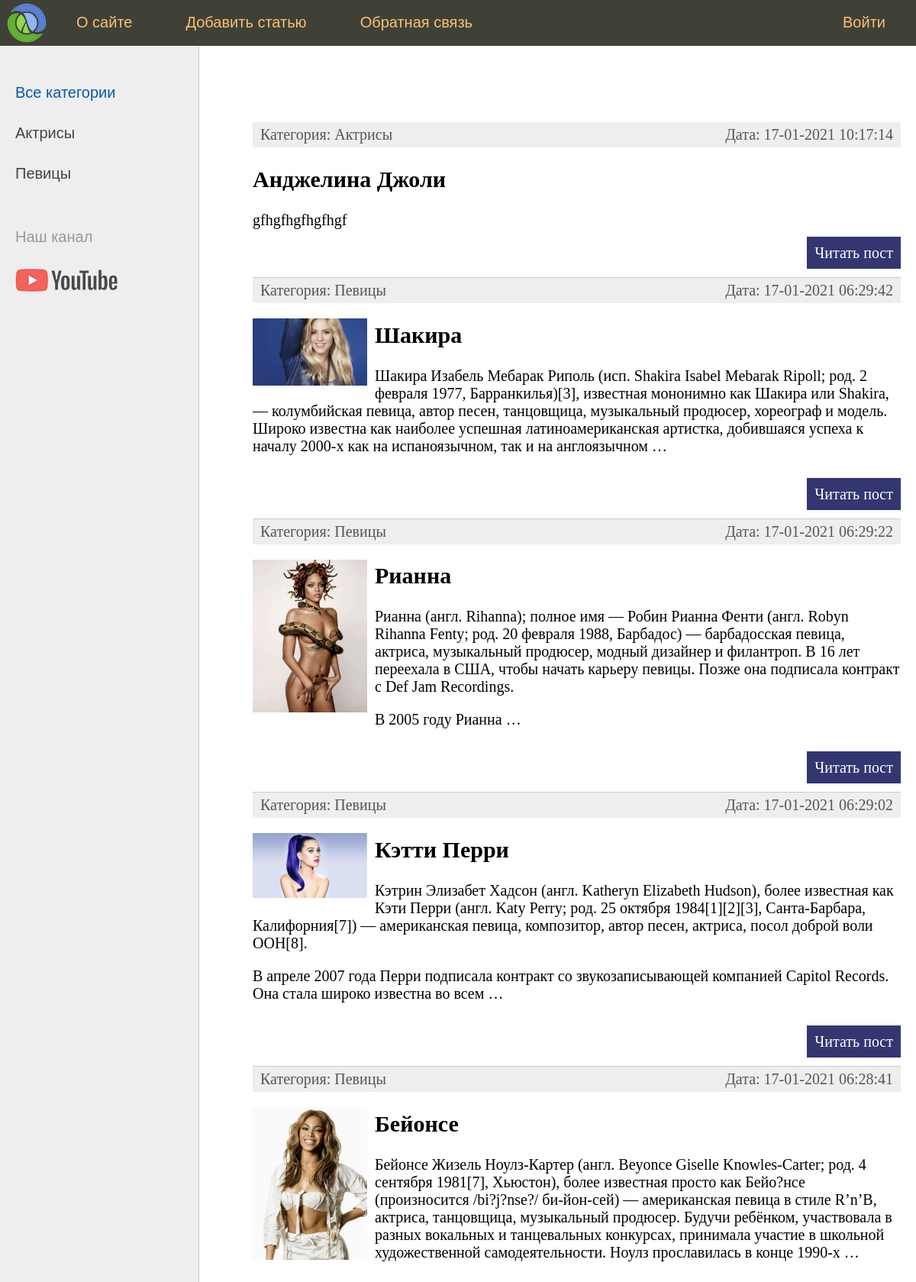
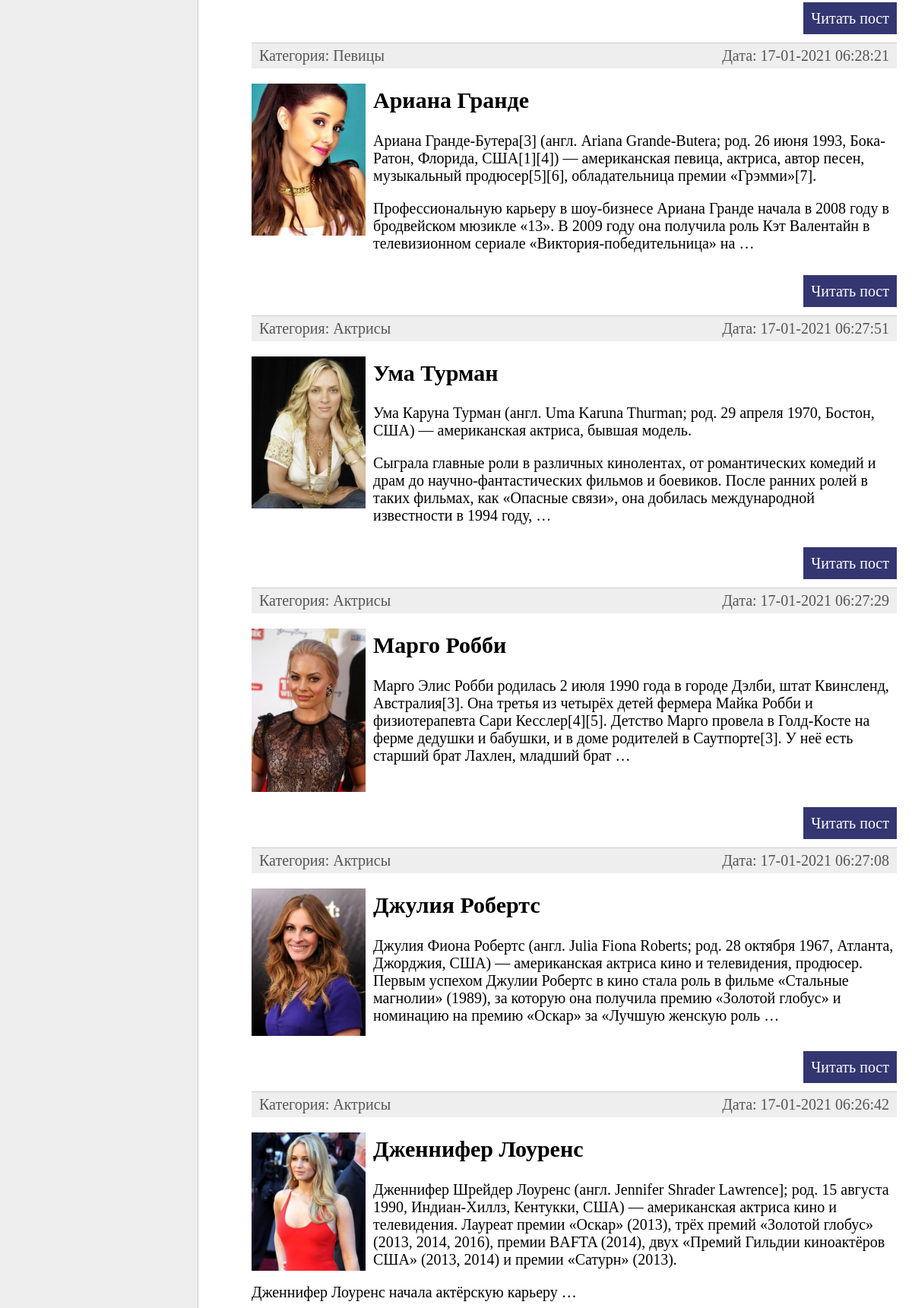
The page / (upper part) on the database its author committed (2 pictures, top to bottom).
### women/models.py (models this page shows, shortened)
class Category(models.Model):
    name = models.CharField(max_length=100, db_index=True, verbose_name="Категория")
    slug = models.SlugField(max_length=255, unique=True, db_index=True, verbose_name="URL")
    def __str__(self):
        return self.name
    def get_absolute_url(self):
        return reverse('category', kwargs={'cat_id': self.pk})
    class Meta:
        verbose_name = 'Категория'
        verbose_name_plural = 'Категории'
        ordering = ['id']

class Women(models.Model):
    title = models.CharField(max_length=255, verbose_name="Заголовок")
    slug = models.SlugField(max_length=255, unique=True, db_index=True, verbose_name="URL")
    content = models.TextField(blank=True, verbose_name="Текст статьи")
    photo = models.ImageField(upload_to="photos/%Y/%m/%d/", verbose_name="Фото")
    time_create = models.DateTimeField(auto_now_add=True, verbose_name="Время создания")
    time_update = models.DateTimeField(auto_now=True, verbose_name="Время изменения")
    is_published = models.BooleanField(default=True, verbose_name="Публикация")
    cat = models.ForeignKey('Category', on_delete=models.PROTECT, verbose_name="Категории")
    def get_absolute_url(self):
        return reverse('post', kwargs={'post_slug': self.slug})
    class Meta:
        verbose_name = 'Известные женщины'
        verbose_name_plural = 'Известные женщины'
        ordering = ['-time_create', 'title']

### women/views.py (the view)
# urls.py: path('', index, name='home'),
def index(request):
    posts = Women.objects.all()
    context = {
        'posts': posts,
        'menu': menu,
        'title': 'Главная страница',
        'cat_selected': 0,
    }
    return render(request, 'women/index.html', context=context)

### women/templatetags/women_tags.py (called while the page is built)
@register.inclusion_tag('women/list_categories.html')
def show_categories(sort=None, cat_selected=0):
    if not sort:
        cats = Category.objects.all()
    else:
        cats = Category.objects.order_by(sort)
    return {"cats": cats, "cat_selected": cat_selected}

### women/templates/women/index.html (shortened to what this page needs)
{% extends 'women/base.html' %}
{% block content %}
<ul class="list-articles">
	{% for p in posts %}
			<li><div class="article-panel">
	<p class="first">Категория: {{p.cat}}</p>
	<p class="last">Дата: {{p.time_update|date:"d-m-Y H:i:s"}}</p>
</div>
{% if p.photo %}
	<p><img class="img-article-left thumb" src="{{p.photo.url}}"></p>
{% endif %}
				<h2>{{p.title}}</h2>
	{% autoescape on %}
	{{p.content|linebreaks|truncatewords:50}}
	{% endautoescape %}
			<p class="link-read-post"><a href="{{ p.get_absolute_url }}">Читать пост</a></p>
			</li>
	{% endfor %}
</ul>
{% endblock %}

### women/templates/women/list_categories.html
{% for c in cats %}
	{% if c.pk == cat_selected %}
		<li class="selected">{{c.name}}</li>
	{% else %}
		<li><a href="{{ c.get_absolute_url }}">{{c.name}}</a></li>
	{% endif %}
{% endfor %}

### women/static/women/css/styles.css (style rules this page uses)
html, body { font-family: 'Arial'; margin: 0; padding: 0; height: 100%; width: 100%; color: #444; }
a { color: #0059b2; text-decoration: none; }
img { max-width: 600px; height: auto; }
img.img-article-left { max-width: 300px; height: auto; float: left; padding: 0 10px 10px 0; }
img.img-article-left.thumb { max-width: 150px; height: auto; }
p.link-read-post { text-align: right; }
p.link-read-post a { padding: 10px; min-width: 100px; background: #333671; color: #fff; text-decoration: none; }
div.article-panel { background: #eee; padding: 5px 10px 5px 10px; box-sizing border-box; overflow: hidden; color: #555; }
div.article-panel p.first { margin: 0; float: left; }
div.article-panel p.last { margin: 0; float: right; }
ul.list-articles { list-style: none; margin: 0; padding: 0; }
ul.list-articles li { border-bottom: 1px solid #ccc; }
.left-chapters ul li { margin: 30px 0 0 0; color: #999; }
.left-chapters ul li a { color: #444; text-decoration: none; }

### rows shown on the page
Category: name "Актрисы"
Category: name "Певицы"
Women: cat "Актрисы", time_update "17-01-2021 10:17:14", title "Анджелина Джоли", content "gfhgfhgfhgfhgf"
Women: cat "Певицы", time_update "17-01-2021 06:29:42", photo (picture), title "Шакира", content "Шакира Изабель Мебарак Риполь (исп. Shakira Isabel Mebarak Ripoll; род. 2 февраля 1977, Барранкилья)[3], известная мононимно как Шакира или Shakira, — колумбийская певица, автор песен, танцовщица, музыкальный продюсер, хореограф и модель. Широко известна как наиболее успешная латиноамериканская артистка, добившаяся успеха к началу 2000-х как на испаноязычном, так и на англоязычном …"
Women: cat "Певицы", time_update "17-01-2021 06:29:22", photo (picture), title "Рианна", content "Рианна (англ. Rihanna); полное имя — Робин Рианна Фенти (англ. Robyn Rihanna Fenty; род. 20 февраля 1988, Барбадос) — барбадосская певица, актриса, музыкальный продюсер, модный дизайнер и филантроп. В 16 лет переехала в США, чтобы начать карьеру певицы. Позже она подписала контракт с Def Jam Recordings. В 2005 году Рианна …"
Women: cat "Певицы", time_update "17-01-2021 06:29:02", photo (picture), title "Кэтти Перри", content "Кэтрин Элизабет Хадсон (англ. Katheryn Elizabeth Hudson), более известная как Кэти Перри (англ. Katy Perry; род. 25 октября 1984[1][2][3], Санта-Барбара, Калифорния[7]) — американская певица, композитор, автор песен, актриса, посол доброй воли ООН[8]. В апреле 2007 года Перри подписала контракт со звукозаписывающей компанией Capitol Records. Она стала широко известна во всем …"
Women: cat "Певицы", time_update "17-01-2021 06:28:41", photo (picture), title "Бейонсе", content "Бейонсе Жизель Ноулз-Картер (англ. Beyonce Giselle Knowles-Carter; род. 4 сентября 1981[7], Хьюстон), более известная просто как Бейо?нсе (произносится /bi?j?nse?/ би-йон-сей) — американская певица в стиле R’n’B, актриса, танцовщица, музыкальный продюсер. Будучи ребёнком, участвовала в разных вокальных и танцевальных конкурсах, принимала участие в школьной художественной самодеятельности. Ноулз прославилась в конце 1990-х …"
Women: cat "Певицы", time_update "17-01-2021 06:28:21", photo (picture), title "Ариана Гранде", content "Ариана Гранде-Бутера[3] (англ. Ariana Grande-Butera; род. 26 июня 1993, Бока-Ратон, Флорида, США[1][4]) — американская певица, актриса, автор песен, музыкальный продюсер[5][6], обладательница премии «Грэмми»[7]. Профессиональную карьеру в шоу-бизнесе Ариана Гранде начала в 2008 году в бродвейском мюзикле «13». В 2009 году она получила роль Кэт Валентайн в телевизионном сериале «Виктория-победительница» на …"
Women: cat "Актрисы", time_update "17-01-2021 06:27:51", photo (picture), title "Ума Турман", content "Ума Каруна Турман (англ. Uma Karuna Thurman; род. 29 апреля 1970, Бостон, США) — американская актриса, бывшая модель. Сыграла главные роли в различных кинолентах, от романтических комедий и драм до научно-фантастических фильмов и боевиков. После ранних ролей в таких фильмах, как «Опасные связи», она добилась международной известности в 1994 году, …"
Women: cat "Актрисы", time_update "17-01-2021 06:27:29", photo (picture), title "Марго Робби", content "Марго Элис Робби родилась 2 июля 1990 года в городе Дэлби, штат Квинсленд, Австралия[3]. Она третья из четырёх детей фермера Майка Робби и физиотерапевта Сари Кесслер[4][5]. Детство Марго провела в Голд-Косте на ферме дедушки и бабушки, и в доме родителей в Саутпорте[3]. У неё есть старший брат Лахлен, младший брат …"
Women: cat "Актрисы", time_update "17-01-2021 06:27:08", photo (picture), title "Джулия Робертс", content "Джулия Фиона Робертс (англ. Julia Fiona Roberts; род. 28 октября 1967, Атланта, Джорджия, США) — американская актриса кино и телевидения, продюсер. Первым успехом Джулии Робертс в кино стала роль в фильме «Стальные магнолии» (1989), за которую она получила премию «Золотой глобус» и номинацию на премию «Оскар» за «Лучшую женскую роль …"
Women: cat "Актрисы", time_update "17-01-2021 06:26:42", photo (picture), title "Дженнифер Лоуренс", content "Дженнифер Шрейдер Лоуренс (англ. Jennifer Shrader Lawrence]; род. 15 августа 1990, Индиан-Хиллз, Кентукки, США) — американская актриса кино и телевидения. Лауреат премии «Оскар» (2013), трёх премий «Золотой глобус» (2013, 2014, 2016), премии BAFTA (2014), двух «Премий Гильдии киноактёров США» (2013, 2014) и премии «Сатурн» (2013). Дженнифер Лоуренс начала актёрскую карьеру …"

### other values the page prints
{{ m.title }} "О сайте" "Добавить статью" "Обратная связь"
{{ m.title }} "Войти"
